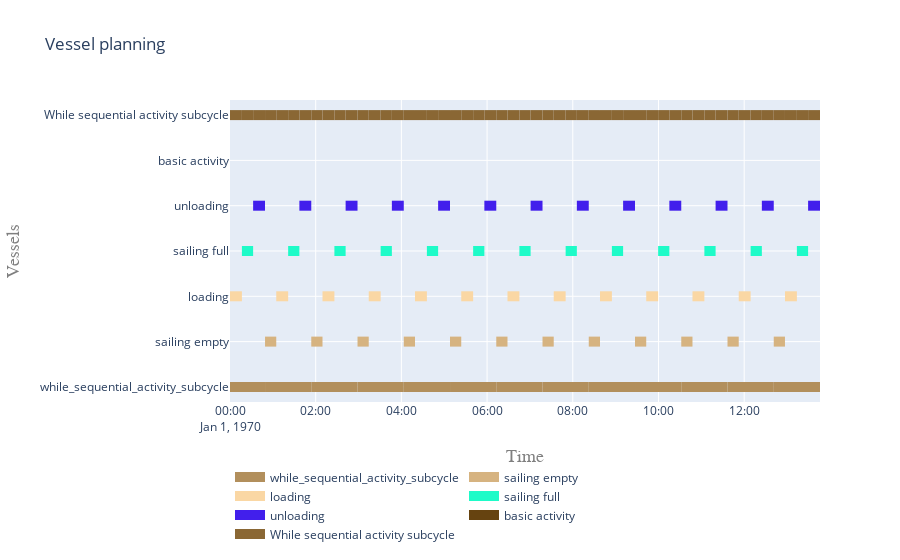

Here is the notebook cell this chart was saved with:
### Markdown cell above
##### 5.2 Visualise gantt charts

### Code cell
plot.vessel_planning([while_activity, *sub_processes, sequential_activity])
